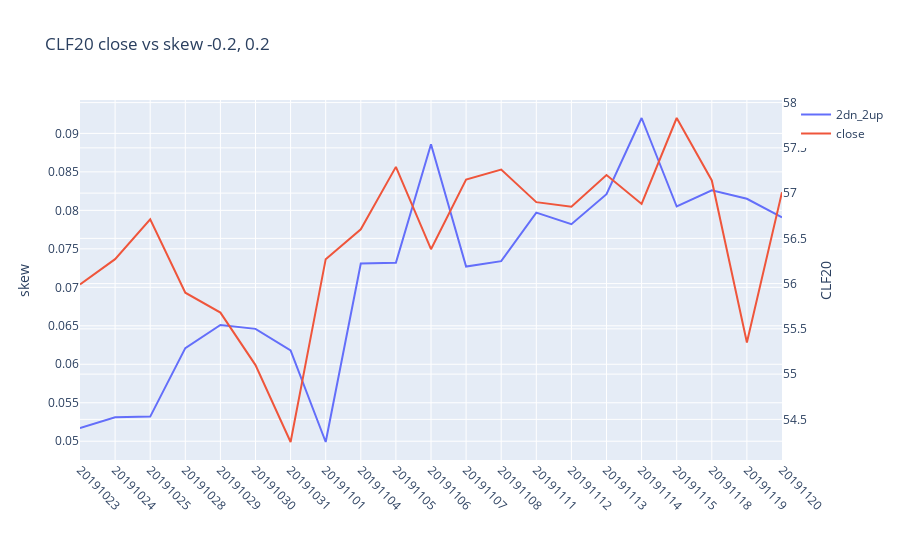
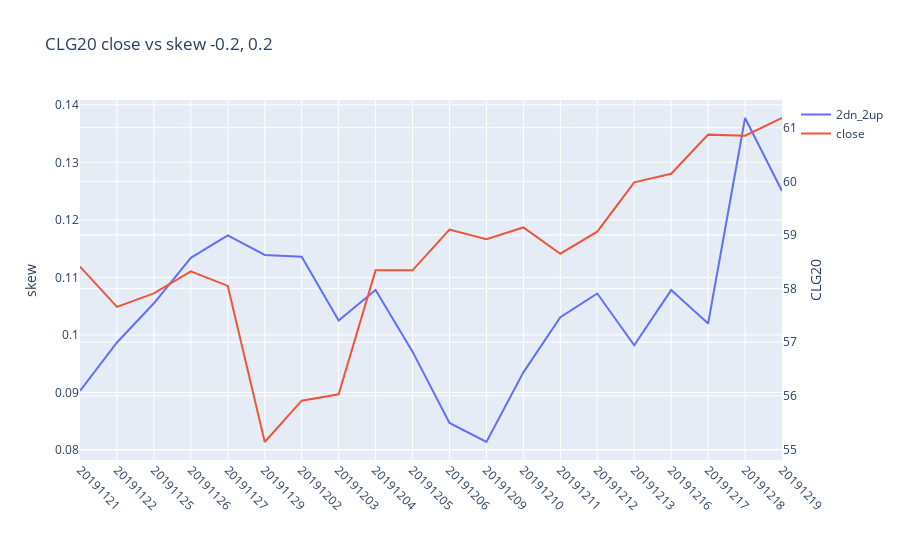
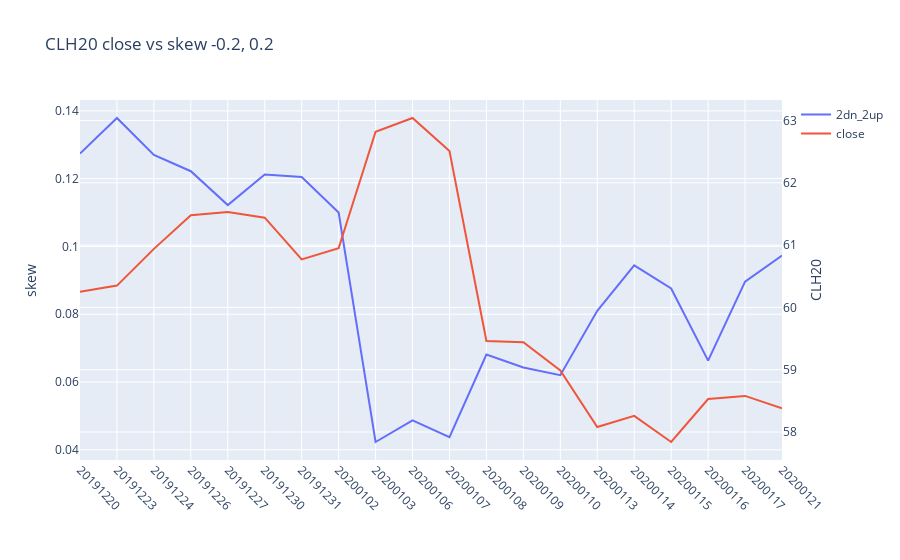

The code cell stored with these charts, in order, in its notebook:
### Markdown cell above
### Use the implied vol skew dataframes to graph changes in vol skew vs price

### Code cell
y = 20
syms = [s for s in all_contracts if  (int(s[-2:]) >= y)]

for sym in syms:
    df_fut = pga.get_sql(f"select symbol,settle_date,close from {futtab} where symbol = '{sym}'")
    df_year = df_iv_skew[df_iv_skew.symbol==sym]
    df_year['2dn_2up'] = df_year['-0.2'] - df_year['0.2']
    df_year = df_year[['settle_date','2dn_2up']]
    df_year = df_year.merge(df_fut[['settle_date','close']],on='settle_date',how='inner')
    iplot(plotly_plot(df_year,x_column='settle_date',
            yaxis2_cols=['close'],y_left_label='skew',y_right_label=sym,
                     plot_title=f'{sym} close vs skew -0.2, 0.2',
                     number_of_ticks_display=15))
